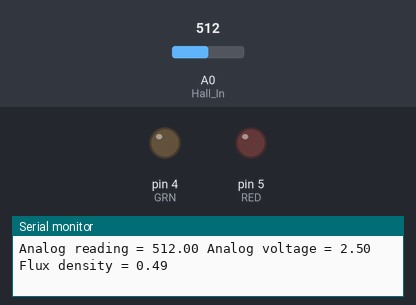
The sketch below on a simulated Arduino Uno, built with avr-gcc and run on an emulated ATmega328P. Parts: output pins drawn as LEDs (lit = HIGH), the last lines printed to the serial monitor. Dashed ring = blinking. The inputs (shaded band) are chosen by the test bench; at power-on: A0 (Hall_In) = 512.

Above: at 1.2 s.
1.3 s: A0 (Hall_In) set to 322
4.3 s: A0 (Hall_In) set to 289
At 5.2 s:
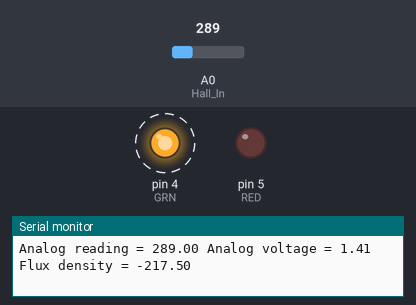
7.3 s: A0 (Hall_In) set to 900
At 8.6 s:
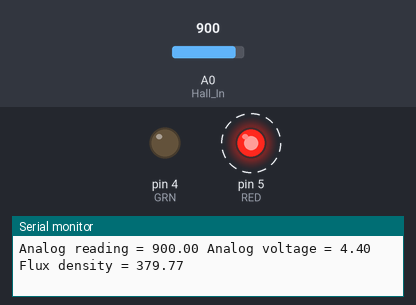
10.3 s: A0 (Hall_In) set to 731
12.5 s: A0 (Hall_In) set to 700
At 13.7 s:
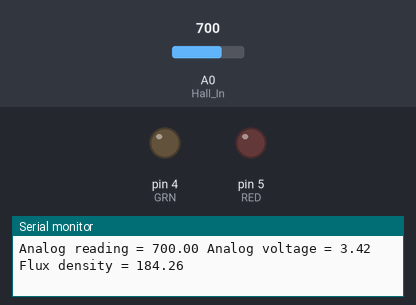
14.7 s: A0 (Hall_In) set to 1023
At 15.7 s:
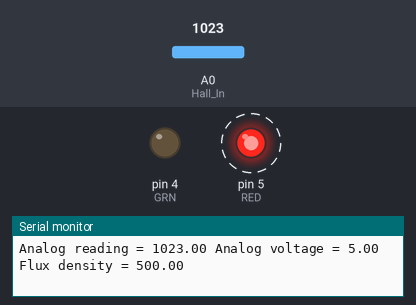
Timing chart, 0 to 18.7 s (numbered marks = the images above; inputs shaded):
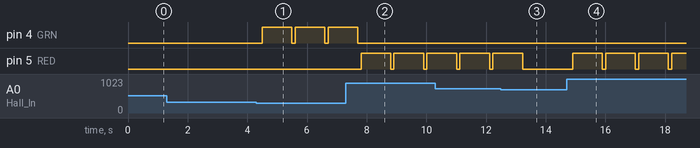

Measured:
- the behaviour switches between 307 and 306 on A0 (Hall_In) (found by bisection; images 0 and 1)
- the behaviour switches between 717 and 716 on A0 (Hall_In) (found by bisection; images 2 and 3)
- after the input at 4.3 s, pin 4 (GRN): alternates HIGH for 1.0 s and LOW for 0.11 s, starting after 0.19 s
- after the input at 7.3 s, pin 4 (GRN): goes on until 7.7 s, then stays LOW; pin 5 (RED): alternates HIGH for 1.0 s and LOW for 0.10 s, starting after 0.51 s
- after the input at 12.5 s, pin 5 (RED): goes on until 13.2 s, then stays LOW
- after the input at 14.7 s, pin 5 (RED): alternates HIGH for 1.0 s and LOW for 0.11 s, starting after 0.20 s

The sketch:

HallEffectAndLED.ino
```cpp
const int Hall_In = 0;
const float VCC = 5.0;
const float Hall_sensitivity = 0.005; // 5 mV/G
#define RED 5
#define GRN 4

void setup() {
  Serial.begin(9600);
  pinMode(RED,OUTPUT);
  pinMode(GRN, OUTPUT);
}

void loop() {
  digitalWrite(RED,LOW);
  digitalWrite(GRN,LOW);
  float Hall_Reading = analogRead(Hall_In);
  float Hall_Voltage = Hall_Reading * 5.0 / 1023.0;
  float Hall_Gauss = (Hall_Voltage - (VCC/2)) / 0.005;
  Serial.print("Analog reading = ");
  Serial.print(Hall_Reading);
  Serial.print(" ");
  Serial.print("Analog voltage = ");
  Serial.print(Hall_Voltage);
  Serial.print(" ");
  Serial.print("Flux density = ");
  Serial.println(Hall_Gauss);
  delay(100);
  if(Hall_Gauss >= 200){
    digitalWrite(RED,HIGH);
    digitalWrite(GRN,LOW);
    delay(1000);
  }
  if(Hall_Gauss <= -200){
    digitalWrite(RED,LOW);
    digitalWrite(GRN,HIGH);
    delay(1000);
  if(Hall_Gauss<= 200 || Hall_Gauss>=-200 ){
    digitalWrite(RED,LOW);
    digitalWrite(GRN,LOW);
  }
  }
}
```
